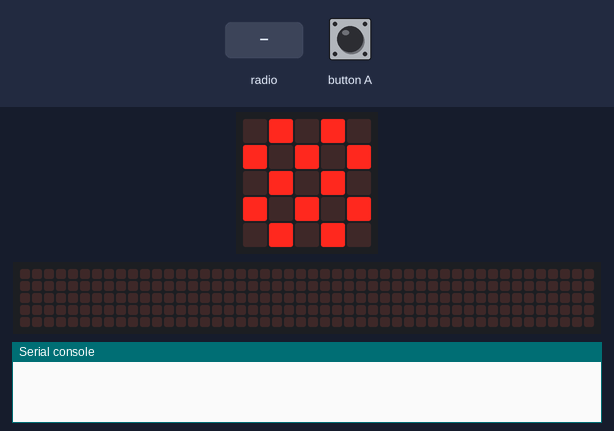
The program below on a simulated BBC micro:bit (MakeCode). Parts: the board's 5×5 LED display, a strip that is not on the board, showing the scrolling text unrolled, the last lines printed to the serial console. The inputs (shaded band) are chosen by the test bench. No radio messages arrive unless stated (any console line starting 'radio sent:' is added by the test bench); the 48×5 strip is a reading aid, not a part: it shows the text the display is scrolling, unrolled, one strip-width of it at a time.

Above: at 0.61 s.
1.3 s: radio message "456" arrives
At 1.69 s:
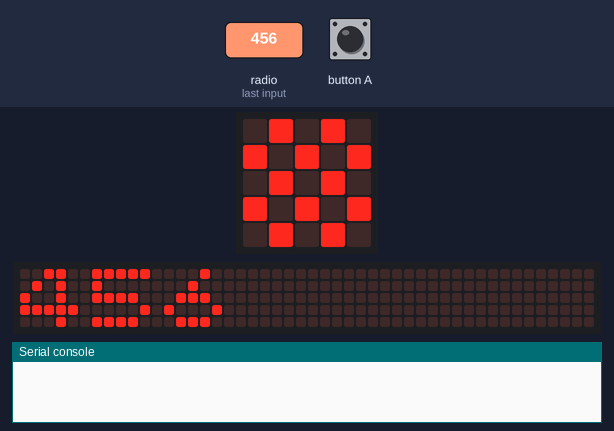
At 2.91 s:
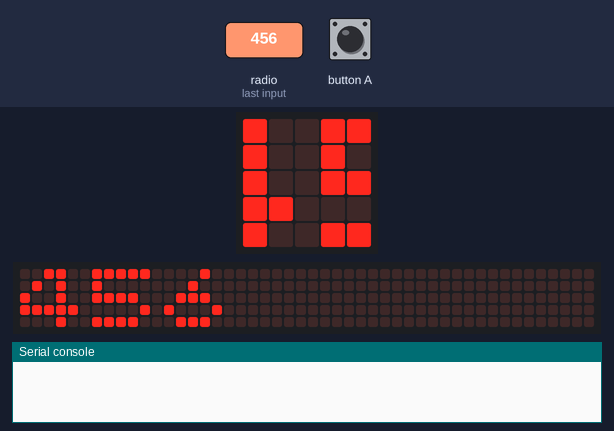
3.5 s: button A pressed for 0.15 s
At 5.42 s:
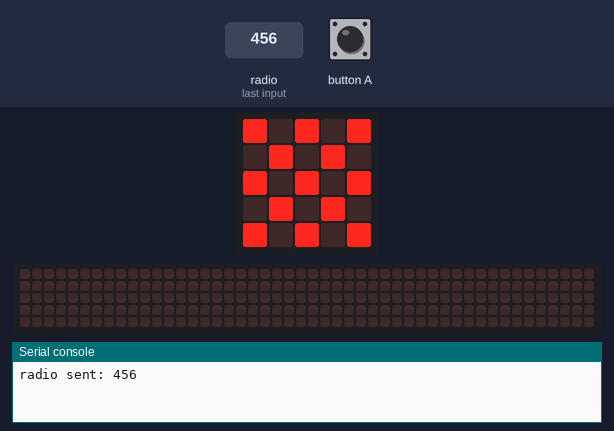
Timing chart, 0 to 6.9 s (numbered marks = the images above; inputs shaded):
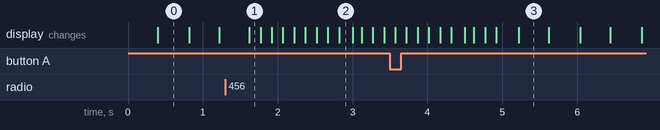

Measured:
- after the input at 1.3 s, the display: changes after 0.32 s (image 1)
- what the display in image 0 shows lasts 0.4 s, from 0.4 s to 0.8 s

The program:

main.ts
```typescript
radio.onReceivedNumber(function (receivedNumber) {
    basic.showNumber(receivedNumber)
})
input.onButtonPressed(Button.A, function () {
    radio.sendNumber(456)
})
radio.setGroup(1)
basic.forever(function () {
    basic.showLeds(`
        # . # . #
        . # . # .
        # . # . #
        . # . # .
        # . # . #
        `)
    basic.showLeds(`
        . # . # .
        # . # . #
        . # . # .
        # . # . #
        . # . # .
        `)
})
```

test.ts
```typescript
// testene settes inn her; disse vil ikke kompilert så lenge denne pakken blir brukt som en utvidelse.
```
